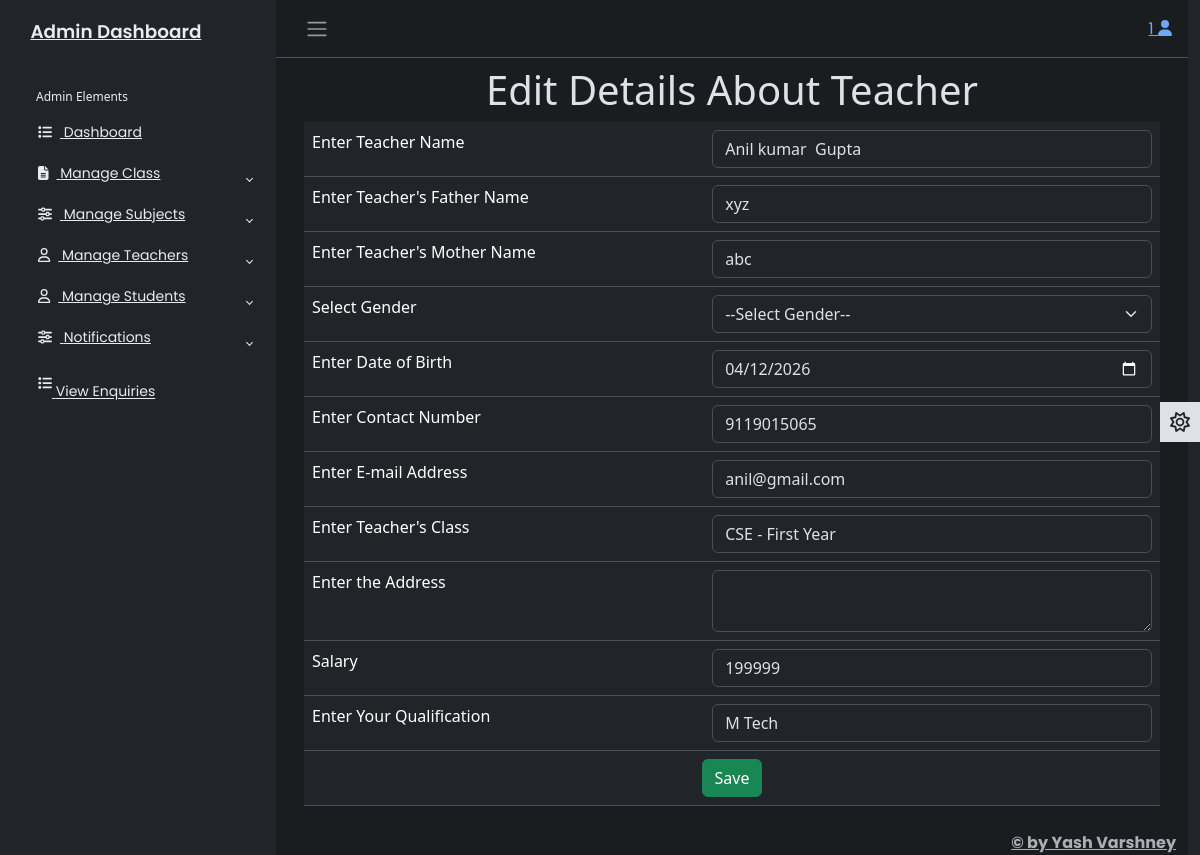
The page /adminapp/editteacher/1 (signed in) on the database its author committed.
### adminapp/models.py (models this page shows)
class Teacher(models.Model):
    id = models.AutoField(primary_key=True)
    name = models.CharField(max_length=50)
    fname = models.CharField(max_length=50)
    mname = models.CharField(max_length=50)
    gender = models.CharField(max_length=10)
    dob = models.CharField(max_length=15)
    contactno = models.CharField(max_length=20)
    emailaddress = models.EmailField(max_length=50, unique=True)
    tclass = models.CharField(max_length=30)
    address = models.TextField()
    salary = models.CharField(max_length=10)
    qualification = models.CharField(max_length=50)
    pic = models.ImageField(upload_to='')
    password = models.CharField(max_length=30)
    created_date = models.DateTimeField()

### adminapp/views.py (the view, shortened to what this page needs)
# urls.py: path('editteacher/<id>',views.editteacher,name = 'editteacher'),
@cache_control(no_store = True,no_cache = True,must_revalidate = True)
def editteacher(req,id):
    try:
      if req.session['adminid']!=None:
        adminid = req.session['adminid']
        tl = Teacher.objects.get(id=id)
        return render(req,'editteacher.html',{'adminid':adminid,'tl':tl})
    except KeyError:
       return redirect('login')

### adminapp/templates/editteacher.html (shortened to what this page needs)
{% extends 'adminbase.html' %}
{% load static %}
{% block admin %}
  <div class="row">
    <div class="col-sm-12">
      <h1 class="text-center">Edit Details About Teacher</h1>
      <form method="post">
        <table class="table">
          <tr>
            <td>Enter Teacher Name</td>
            <td>
              <input type="text" name="name" value="{{ tl.name }}" class="form-control" />
            </td>
          </tr>
          <tr>
            <td>Enter Teacher's Father Name</td>
            <td>
              <input type="text" name="fname" value="{{ tl.fname }}" class="form-control" />
            </td>
          </tr>
          <tr>
            <td>Enter Teacher's Mother Name</td>
            <td>
              <input type="text" name="mname" value="{{ tl.mname }}" class="form-control" />
            </td>
          </tr>
          <tr>
            <td>Select Gender</td>
            <td>
              <select name="gender" class="form-select" value="{{ tl.gender }}">
                <option value="">--Select Gender--</option>
              </select>
            </td>
          </tr>
          <tr>
            <td>Enter Date of Birth</td>
            <td>
              <input type="date" name="dob" value="{{ tl.dob }}" class="form-control" />
            </td>
          </tr>
          <tr>
            <td>Enter Contact Number</td>
            <td>
              <input type="number" name="contactno" value="{{ tl.contactno }}" class="form-control" />
            </td>
          </tr>
          <tr>
            <td>Enter E-mail Address</td>
            <td>
              <input type="email" name="emailaddress" value="{{ tl.emailaddress }}" class="form-control" required />
            </td>
          </tr>
          <tr>
            <td>Enter Teacher's Class</td>
            <td>
              <input type="text" name="tclass" value="{{ tl.tclass }}" class="form-control" />
            </td>
          </tr>
          <tr>
            <td>Enter the Address</td>
            <td>
              <textarea name="address" value="{{ tl.address }}" class="form-control"></textarea>
            </td>
          </tr>
          <tr>
            <td>Salary</td>
            <td>
              <input type="number" name="salary" value="{{ tl.salary }}" class="form-control" />
            </td>
          </tr>
          <tr>
            <td>Enter Your Qualification</td>
            <td>
              <input type="text" name="qualification" value="{{ tl.qualification }}" class="form-control" />
            </td>
          </tr>
          <tr>
            <td colspan="2" class="text-center">
              <button type="submit" class="btn btn-success">Save</button>
            </td>
          </tr>
        </table>
      </form>
    </div>
  </div>
{% endblock %}

### adminapp/static/css/adminstyle.css (style rules this page uses)
body { font-family: 'Poppins', sans-serif; font-size: 0.875rem; opacity: 1; overflow-y: scroll; margin: 0; }

### rows shown on the page
Teacher: name "Anil kumar Gupta", fname "xyz", mname "abc", dob "04/12/2026", contactno "9119015065", emailaddress "anil@gmail.com", tclass "CSE - First Year", salary "199999", qualification "M Tech"

### other values the page prints
{{ adminid }} "1"
